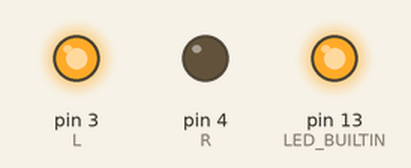
Bench run of a sketch on a simulated Arduino Uno, built with avr-gcc and run on an emulated ATmega328P. Shown: output pins drawn as LEDs (lit = HIGH).

Above: at 0.2 s.
At 1.0 s:
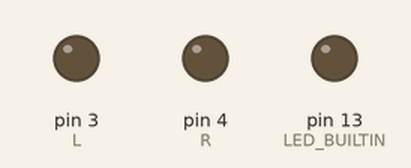
At 1.82 s:
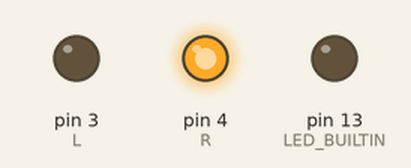
Timing chart, 0 to 3.0 s (numbered marks = the images above):
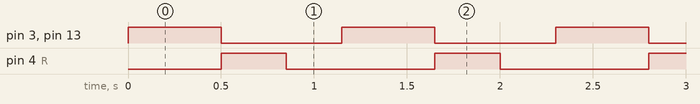

Measured:
- by itself, pin 3 (L), pin 13 (LED_BUILTIN): alternates HIGH for 0.50 s and LOW for 0.65 s
- by itself, pin 4 (R): alternates HIGH for 0.35 s and LOW for 0.80 s
- by itself, everything shown: repeats every 1.2 s, in 3 steps

The sketch:

test_H.ino
```cpp
#define L 3
#define R 4

void setup() {
  pinMode(L, OUTPUT);
  pinMode(R, OUTPUT);
  pinMode(LED_BUILTIN, OUTPUT);
}

int cc=1;
void loop() {
  if (cc==1) {
    digitalWrite(L, HIGH); //3
    digitalWrite(R, LOW);
    digitalWrite(LED_BUILTIN, HIGH);
    delay(500);
  } else {
    digitalWrite(L, LOW);
    digitalWrite(R, HIGH); //4
    digitalWrite(LED_BUILTIN, LOW);
    delay(350);

    digitalWrite(L, LOW);
    digitalWrite(R, LOW);
    delay(300);
  }
  cc = -1*cc;


}
```
